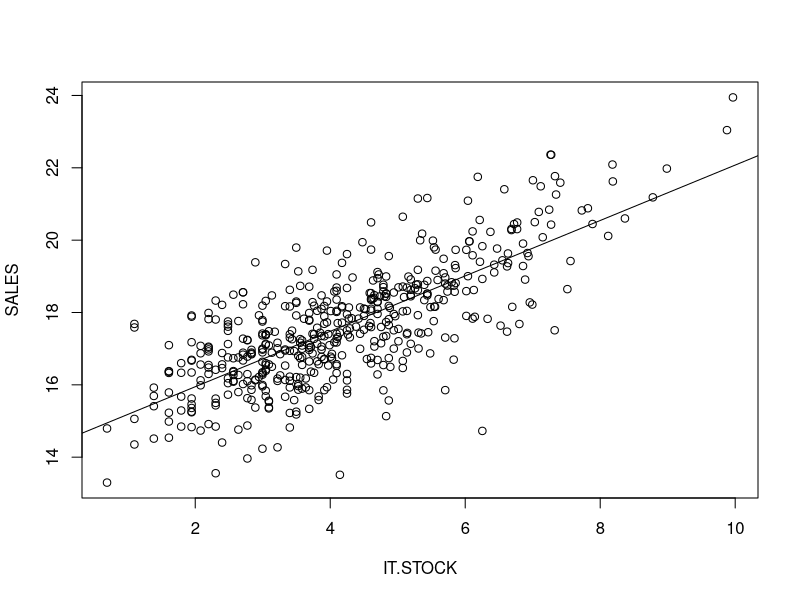

Write the R code that produced this figure.
# set path, working folder path
setwd('./')

#import file
mydata = read.csv('./sample_data_1_it_firm.csv')

# plot
plot(SALES ~ IT.STOCK, data = mydata)
# cor
cor(mydata$SALES, mydata$IT.STOCK)

# LRM
regresult = lm(formula = SALES ~ IT.STOCK, data = mydata)
summary(regresult)

# confint
confint(regresult, level = 0.95)

# residual
regresult$residuals
# fitted
regresult$fitted.values

#data frame
newdf = cbind(mydata$IT.STOCK, mydata$SALES, regresult$fitted.values, regresult$residuals)
# convert dataframe
colnames(newdf) = c("obs x", "obs y", "fitted y", "residual")
newdf = data.frame(newdf)

abline(a=14.41633, b=0.766)

rss = sum(newdf$residual^2)
tss = sum(newdf$obs.y-mean(newdf$obs.y)^2)

# r
1-rss/tss

# adjusted R Square
1-(rss/tss)*504/503

# RMSE
rmse = sqrt(rss/505)
rmse
